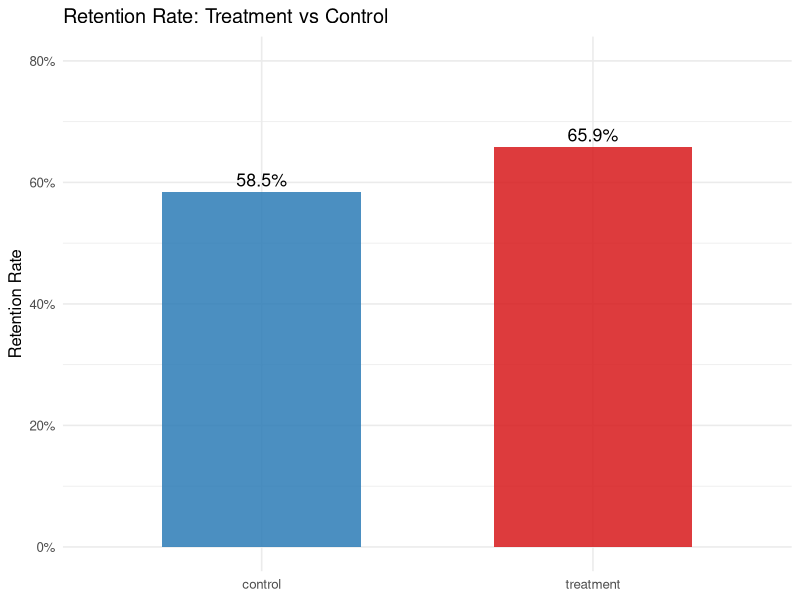

Generate this figure with R:
## ---- chunk 1
knitr::opts_chunk$set(echo = FALSE, warning = FALSE, message = FALSE)
## ---- chunk 2
library(tidyverse)
library(broom)
library(knitr)

experiment <- read_csv("retention_experiment.csv") %>%
  mutate(
    group       = factor(group, levels = c("control", "treatment")),
    policy_type = factor(policy_type),
    region      = factor(region)
  )
## ---- chunk 3
experiment %>%
  group_by(Group = group) %>%
  summarise(
    N             = n(),
    `Avg Age`     = round(mean(age), 1),
    `Avg Premium` = round(mean(annual_premium), 0),
    `Avg Tenure`  = round(mean(tenure_months), 1),
    .groups = "drop"
  ) %>%
  kable(caption = "Table 1: Covariate Balance Between Groups")
## ---- chunk 4
headline <- experiment %>%
  group_by(Group = group) %>%
  summarise(
    Customers       = n(),
    Retained        = sum(retained),
    `Retention Rate` = mean(retained),
    .groups = "drop"
  )
## ---- chunk 5
headline %>%
  mutate(`Retention Rate` = paste0(round(`Retention Rate` * 100, 1), "%")) %>%
  kable(caption = "Table 2: Retention Rate by Group")
## ---- chunk 6
rate_treat   <- mean(experiment$retained[experiment$group == "treatment"])
rate_control <- mean(experiment$retained[experiment$group == "control"])
abs_lift     <- rate_treat - rate_control
rel_lift     <- abs_lift / rate_control
## ---- chunk 7
headline %>%
  ggplot(aes(x = Group, y = `Retention Rate`, fill = Group)) +
  geom_col(alpha = 0.85, width = 0.6) +
  geom_text(aes(label = paste0(round(`Retention Rate` * 100, 1), "%")),
            vjust = -0.4, size = 4.5) +
  scale_fill_manual(values = c("control"   = "#2c7bb6",
                                "treatment" = "#d7191c")) +
  scale_y_continuous(limits = c(0, 0.8), labels = scales::percent_format()) +
  labs(title = "Retention Rate: Treatment vs Control",
       x = NULL, y = "Retention Rate") +
  theme_minimal(base_size = 12) +
  theme(legend.position = "none")
## ---- chunk 8
treat_success  <- sum(experiment$retained[experiment$group == "treatment"])
treat_n        <- sum(experiment$group == "treatment")
control_success <- sum(experiment$retained[experiment$group == "control"])
control_n      <- sum(experiment$group == "control")

prop_result <- prop.test(
  x = c(treat_success, control_success),
  n = c(treat_n, control_n)
)
## ---- chunk 9
tibble(
  `Treatment Rate` = paste0(round(prop_result$estimate[1] * 100, 1), "%"),
  `Control Rate`   = paste0(round(prop_result$estimate[2] * 100, 1), "%"),
  `Difference`     = paste0(round((prop_result$estimate[1] -
                                    prop_result$estimate[2]) * 100, 1), " pp"),
  `95% CI`         = paste0("[",
                            round(prop_result$conf.int[1] * 100, 1), ", ",
                            round(prop_result$conf.int[2] * 100, 1), "] pp"),
  `p-value`        = format.pval(prop_result$p.value, digits = 3)
) %>%
  kable(caption = "Table 3: Two-Proportion Test Results")
## ---- chunk 10
sig <- prop_result$p.value < 0.05
## ---- chunk 11
model_simple <- lm(retained ~ group, data = experiment)
tidy(model_simple) %>%
  mutate(across(where(is.numeric), ~ round(., 4))) %>%
  kable(caption = "Table 4: Unadjusted Treatment Effect (Linear Probability Model)")
## ---- chunk 12
model_adjusted <- lm(
  retained ~ group + age + annual_premium + tenure_months + policy_type,
  data = experiment
)

tidy(model_adjusted) %>%
  filter(term == "grouptreatment") %>%
  mutate(across(where(is.numeric), ~ round(., 4))) %>%
  kable(caption = "Table 5: Adjusted Treatment Effect (with covariates)")
## ---- chunk 13
eff_simple   <- coef(model_simple)["grouptreatment"]
eff_adjusted <- coef(model_adjusted)["grouptreatment"]
## ---- chunk 14
# Simulate a NAIVE observational comparison where treatment
# was NOT randomised but targeted at already-loyal customers
set.seed(42)

observational <- experiment %>%
  mutate(
    # Pretend offer was given preferentially to long-tenure customers
    biased_group = if_else(
      tenure_months > 40 & runif(n()) < 0.7, "treatment",
      if_else(runif(n()) < 0.3, "treatment", "control")
    )
  )
## ---- chunk 15
observational %>%
  group_by(`Biased Assignment` = biased_group) %>%
  summarise(
    `Avg Tenure`     = round(mean(tenure_months), 1),
    `Retention Rate` = paste0(round(mean(retained) * 100, 1), "%"),
    .groups = "drop"
  ) %>%
  kable(caption = "Table 6: Confounded (Non-Randomised) Comparison")
## ---- chunk 16
annual_value_per_retained <- 1200   # assumed annual margin per retained customer
campaign_cost_per_customer <- 50     # assumed cost of retention offer

extra_retained_per_1000 <- abs_lift * 1000
gross_value  <- extra_retained_per_1000 * annual_value_per_retained
campaign_cost <- 1000 * campaign_cost_per_customer
net_value    <- gross_value - campaign_cost
roi          <- net_value / campaign_cost
## ---- chunk 17
tibble(
  Metric = c("Extra customers retained",
             "Gross value (£1,200 each)",
             "Campaign cost (£50 each)",
             "Net value",
             "ROI"),
  Value = c(
    round(extra_retained_per_1000, 0),
    paste0("£", format(round(gross_value, 0), big.mark = ",")),
    paste0("£", format(round(campaign_cost, 0), big.mark = ",")),
    paste0("£", format(round(net_value, 0), big.mark = ",")),
    paste0(round(roi * 100, 0), "%")
  )
) %>%
  kable(caption = "Table 7: Illustrative Campaign Economics (per 1,000 customers)")
## ---- chunk 18
p_fmt <- format.pval(prop_result$p.value, digits = 3)
